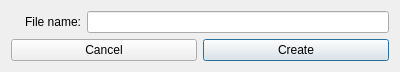
<?xml version="1.0" encoding="UTF-8"?>
<ui version="4.0">
 <class>NewFile</class>
 <widget class="QDialog" name="NewFile">
  <property name="geometry">
   <rect>
    <x>0</x>
    <y>0</y>
    <width>400</width>
    <height>71</height>
   </rect>
  </property>
  <property name="windowTitle">
   <string>Dialog</string>
  </property>
  <layout class="QVBoxLayout" name="verticalLayout">
   <item>
    <layout class="QHBoxLayout" name="horizontalLayout">
     <item>
      <widget class="QLabel" name="fileNameLabel">
       <property name="minimumSize">
        <size>
         <width>70</width>
         <height>0</height>
        </size>
       </property>
       <property name="text">
        <string>File name:</string>
       </property>
       <property name="alignment">
        <set>Qt::AlignRight|Qt::AlignTrailing|Qt::AlignVCenter</set>
       </property>
      </widget>
     </item>
     <item>
      <widget class="QLineEdit" name="fileName"/>
     </item>
    </layout>
   </item>
   <item>
    <layout class="QHBoxLayout" name="horizontalLayout_2">
     <item>
      <widget class="QPushButton" name="cancelButton">
       <property name="text">
        <string>Cancel</string>
       </property>
      </widget>
     </item>
     <item>
      <widget class="QPushButton" name="createButton">
       <property name="text">
        <string>Create</string>
       </property>
       <property name="default">
        <bool>true</bool>
       </property>
      </widget>
     </item>
    </layout>
   </item>
  </layout>
 </widget>
 <resources/>
 <connections/>
</ui>
